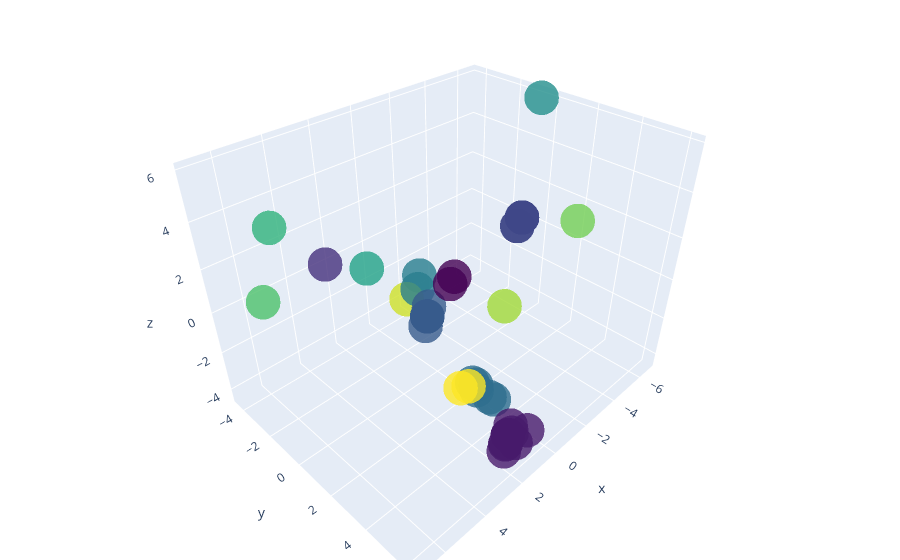

The notebook cell this image was saved under:
### Code cell
import plotly.graph_objects as go
import numpy as np

#print(struct_dict)
smol = []
ssmi = []
sind = []
stxt = []
for k,s in struct_dict.items():
    #print(struct_dict[k])
    #print(s)
    #s = struct_dict[k]
    m = Chem.MolFromSmiles(s)
            #print(m)
            #mw = Chem.Descriptors.MolWt(m)
            # print(mw)
            #print('Image in', s)
            # md = Draw.MolToImage(m)
    smol.append(Draw.MolToImage(m))
    ssmi.append(s)
    sind.append(k)
    t = str(k)+' - '+s
    stxt.append(t)
    #ssmi[k] = s
            #print('Image out')
            # Draw.MolsToGridImage(gmol, molsPerRow=1)
#ipyplot.plot_images(smol, max_images = 30, img_width = 150)

#print(ssmi, sind)



# Plot 3D ChemSpace
xs = spca[:,0]
ys = spca[:,1]
zs = spca[:,2]

spcadf = pd.DataFrame(data = spca
             , columns = ['x', 'y', 'z'])
spcadf['ID'] = sind
spcadf['text'] = stxt

#print(spcadf)


fig3d = go.Figure(data=[go.Scatter3d(
    x=spcadf['x'],
    y=spcadf['y'],
    z=spcadf['z'],
    hoverinfo = 'text',
    hovertext = (spcadf['text']),
    mode='markers',
    marker=dict(
        size=12,
        color=pred_y,                # set color to an array/list of desired values
        colorscale='Viridis',   # choose a colorscale
        opacity=0.8 
    )
)])

# tight layout
fig3d.update_layout(margin=dict(l=0, r=0, b=0, t=0))
fig3d.show()

print(fig3d.data)

### Figure 1 — Plotly figure (JSON) as saved in the notebook; plotly's stock layout.template omitted (floating-point values rounded to 4 significant figures)
{"data": [{"hoverinfo": "text", "hovertext": ["10 - CCO", "11 - CCN", "13 - CCC", "14 - CSC", "15 - CCSCC", "16 - CCCC", "17 - c1ccccc1", "18 - c1cnccc1", "19 - Cc1ccccc1", "20 - Cc1ccncc1", "21 - Cc1cccnc1", "22 - Cc1ccncc1Cl", "23 - Cc1c(N)cncc1Cl", "24 - CCOCC", "34 - CCNCC", "35 - CCSC", "36 - CCPCC", "37 - CCOP(=O)C", "38 - CCCNCC", "39 - O=C1NC(S/C1=C\\C2=CC=C(C3=C([N+]([O-])=O)C=CC=C3)O2)=N", "40 - OC1=CC=C(C(C)(C)C)C=C1/N=C/C2=CC=CC([N+]([O-])=O)=C2 ", "41 - C1=CC=C(C(=C1)C2=NC(=NO2)C3=CC(=CC=C3)C(=O)O)F", "42 - C[C@H]1[C@H]2Cc3ccc(O)cc3[C@@]1(C)CCN2CCC#N", "43 - C[C@H]1[C@H]2Cc3ccc(O)cc3[C@@]1(C)CCN2CCCC#N", "44 - C#CCCN1CC[C@]2(C)c3cc(O)ccc3C[C@@H]1[C@@H]2C", "45 - C=CCCN1CC[C@]2(C)c3cc(O)ccc3C[C@@H]1[C@@H]2C", "46 - C=CCN1CC[C@]2(C)c3cc(O)ccc3C[C@@H]1[C@@H]2C", "47 - CCCCCCNc1nc(NC2CCN(C)CC2)c2cc(OC)c(OC)cc2n1", "48 - COc1cc2nc(N3CCOCC3)nc(NC3CCN(C)CC3)c2cc1OC", "49 - C1(=C2C(=NC=N1)[N](C=N2)[C@@H]3[C@@H]([C@H](CO3)O)O)O", "50 - C1=NC(=C2C(=N1)N(C=N2)[C@H]3[C@@H]([C@@H]([C@H](O3)COP(=O)(O)OP(=O)(O)OP(=O)(O)O)O)O)N", "51 - NCCOCCCC(=O)N[C@@H](CC1=CC=C(OP(O)(=O)NP(O)(=O)OP(O)(=O)OC[C@H]2O[C@H]([C@H](O)[C@@H]2O)N2C=NC3=C(N)N=CN=C23)C=C1)C(O)=O", "56 - C1=CC(=CC=C1C=CC(=O)C2=C(C=C(C=C2)O)O)O", "57 - C1=CC(=CC=C1/C=C/C(=S)C2=C(C=C(C=C2)O)O)O", "58 - CC(C(C1=NC=C(C=C1)O)O)C(C(=S)NC(C2C(C(C(O2)N3C=CC(=O)NC3=O)O)O)C(=O)O)N", "59 - C[C@H]([C@@H](C1=NC=C(C=C1)O)O)[C@@H](C(=O)N[C@@H]([C@@H]2[C@H]([C@H]([C@@H](O2)N3C=CC(=O)NC3=O)O)O)C(=O)O)N", "60 - CC(C(C1=NC=C(C=C1)O)O)C(C(=O)NC(C2C(C(C(O2)N3C=CC(=S)NC3=O)O)O)C(=O)O)N", "61 - CC(C(C1=NC=C(C=C1)O)O)C(C(=O)NC(C2C(C(C(O2)N3C=CC(=O)NC3=O)O)O)C(=O)O)N", "62 - C[C@H](C(C1=NC=C(C=C1)O)O)C(C(=O)NC(C2C(C(C(O2)N3C=CC(=O)NC3=O)O)O)C(=O)O)N", "63 - CC1(CC(CC(N1)(C)C)Oc2ccc(nn2)c3ccc(cc3O)c4c[nH]nc4)C", "64 - O=C1C=C(C2=NN3C(C(CC)=NC(C)=C3)=C2)N=C4N1C=C(C5CCN(C)CC5)C=C4C"], "marker": {"color": [1, 1, 1, 1, 1, 1, 5, 5, 5, 5, 5, 14, 14, 1, 1, 1, 1, 1, 1, 6, 13, 6, 4, 4, 10, 2, 4, 4, 4, 12, 11, 7, 0, 0, 3, 3, 3, 3, 3, 9, 8], "colorscale": [[0, "#440154"], [0.1111, "#482878"], [0.2222, "#3e4989"], [0.3333, "#31688e"], [0.4444, "#26828e"], [0.5556, "#1f9e89"], [0.6667, "#35b779"], [0.7778, "#6ece58"], [0.8889, "#b5de2b"], [1, "#fde725"]], "opacity": 0.8, "size": 12}, "mode": "markers", "type": "scatter3d", "x": [1.558, 2.033, 2.398, 2.343, 2.324, 2.324, -0.1946, 0.1464, -0.208, 0.133, 0.5029, 0.9287, 1.724, 2.324, 2.324, 2.334, 2.324, 2.029, 2.25, -2.286, -1.127, -1.562, 1.45, 1.524, 6.912, 4.841, 1.45, 1.45, 1.376, -0.03037, -3.039, -6.655, -4.404, -4.1, -4.425, -4.729, -4.425, -4.729, -4.729, 4.545, 0.2713], "y": [6.218, 6.107, 5.928, 5.842, 5.96, 5.96, 2.888, 3.412, 1.878, 2.402, 2.777, 2.724, 3.046, 5.96, 5.96, 5.901, 5.96, 5.887, 5.992, -3.6, -3.252, -2.942, 0.9586, 0.9264, -1.23, -0.3968, 0.9586, 0.9586, 0.9908, 3.544, 4.27, -0.5394, -3.363, -3.349, 0.3993, 0.385, 0.3993, 0.385, 0.385, -4.4, -4.248], "z": [-2.441, -2.816, -2.741, -3.227, -2.288, -2.288, -4.39, -3.909, -4.257, -3.776, -3.577, -3.105, -2.433, -2.288, -2.288, -2.757, -2.288, -2.461, -1.835, -2.41, -3.018, -2.507, -0.2459, -0.699, 2.186, 3.127, -0.2459, -0.2459, 0.2072, 0.8424, 3.508, 5.922, -3.409, -3.706, 1.083, 1.38, 1.083, 1.38, 1.38, 2.756, -1.095]}], "layout": {"margin": {"b": 0, "l": 0, "r": 0, "t": 0}}}
